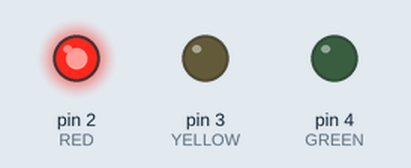
Recording of a sketch running on a simulated Arduino Uno, built with avr-gcc and run on an emulated ATmega328P. On the bench: output pins drawn as LEDs (lit = HIGH).

Above: at 1.0 s.
At 3.0 s:
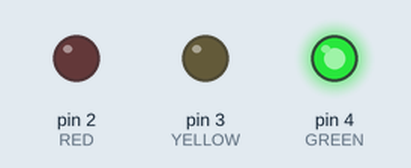
At 5.0 s:
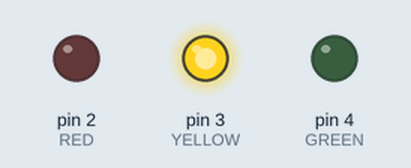
Timing chart, 0 to 7.8 s (numbered marks = the images above):
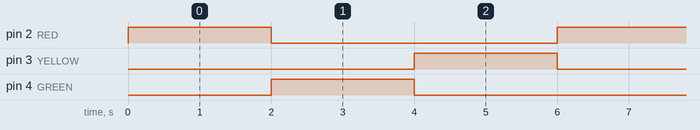

The sketch:

SEMAFORO.ino
```cpp
int RED=2;
int YELLOW=3;
int GREEN=4;
void setup() {
  pinMode(RED,OUTPUT);
  digitalWrite(RED,LOW);
  pinMode(YELLOW,OUTPUT);
  digitalWrite(YELLOW,LOW);
  pinMode(GREEN,OUTPUT);
  digitalWrite(GREEN,LOW);
  // put your setup code here, to run once:

}

void loop() {

  digitalWrite(RED,HIGH);
  delay(2000);
  digitalWrite(RED,LOW);

  digitalWrite(GREEN,HIGH);
  delay(2000);
  digitalWrite(GREEN,LOW);

  digitalWrite(YELLOW,HIGH);
  delay(2000);
  digitalWrite(YELLOW,LOW);

  // put your main code here, to run repeatedly:

}
```

Measured:
- by itself, pin 2 (RED), pin 3 (YELLOW), pin 4 (GREEN): alternates HIGH for 2.0 s and LOW for 4.0 s
- by itself, everything shown: repeats every 6.0 s, in 4 steps
